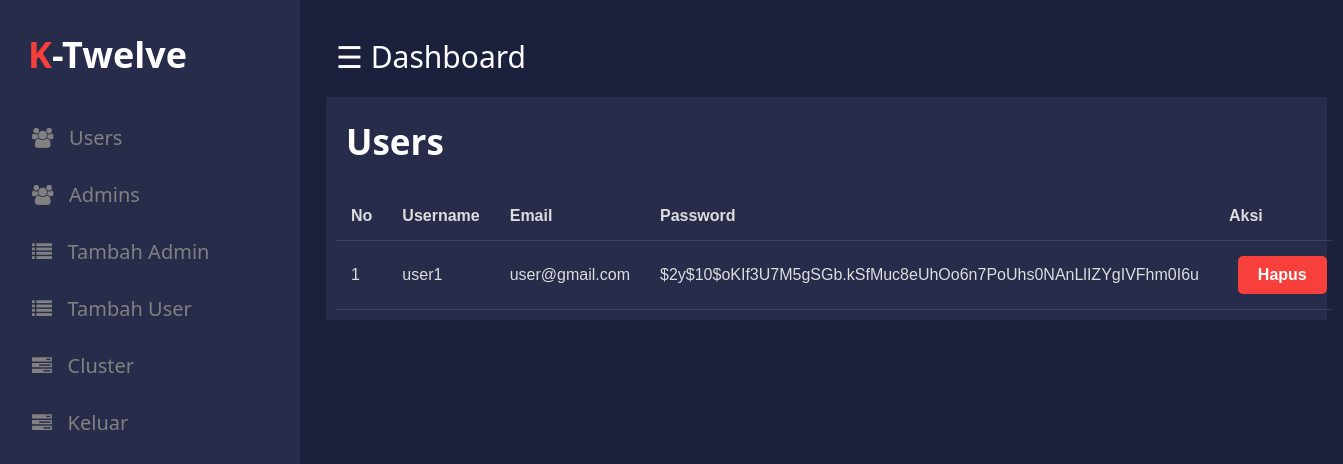
/Admin/user.php (signed in), run on the app's committed database.
### tables this page shows
CREATE TABLE `user` (
  `id` int(11) NOT NULL,
  `username` varchar(50) NOT NULL,
  `email` varchar(100) NOT NULL,
  `password` varchar(255) NOT NULL
);

### Admin/user.php (the view, shortened to what this page needs)
<?php
$connect = mysqli_connect("localhost", "root", "", "statistika");
?>
<!Doctype HTML>
<html>
<head>
	<link rel="stylesheet" href="../Asset/css2/admin.css" type="text/css"/>
	<link rel="stylesheet" href="https://cdnjs.cloudflare.com/ajax/libs/font-awesome/4.7.0/css/font-awesome.min.css">
    <link rel="stylesheet" href="../Asset/css2/daftarAdmin.css">
</head>
<body>
<div id="mySidenav" class="sidenav">
	<p class="logo"><span>K</span>-Twelve</p>
    <a href="user.php"class="icon-a"><i class="fa fa-users icons"></i> &nbsp;&nbsp;Users</a>
    <a href="admin.php"class="icon-a"><i class="fa fa-users icons"></i> &nbsp;&nbsp;Admins</a>
    <a href="daftar_admin.php"class="icon-a"><i class="fa fa-list icons"></i> &nbsp;&nbsp;Tambah Admin</a>
    <a href="daftar_user.php"class="icon-a"><i class="fa fa-list icons"></i> &nbsp;&nbsp;Tambah User</a>
    <a href="cluster.php"class="icon-a"><i class="fa fa-tasks icons"></i> &nbsp;&nbsp;Cluster</a>
    <a href="keluar.php"class="icon-a"><i class="fa fa-tasks icons"></i> &nbsp;&nbsp;Keluar</a>
</div>
<div id="main">
	<div class="head">
        <div class="col-div-6">
            <span style="font-size:30px;cursor:pointer; color: white;" class="nav"  >&#9776; Dashboard</span>
        </div>
    </div>
<div class="col-div-12">
	<div>
		<div class="box">
			<p>Users</p>
			<br/>
			<table id="example">
                <thead >
                    <tr>
                        <th>No</th>
                        <th>Username</th>
                        <th>Email</th>
                        <th>Password</th>
                        <th>Aksi</th>
                    </tr>
                </thead>
                <tbody>
                    <?php
                    $no = 1;
                    $data = mysqli_query($connect, "SELECT * FROM user");
                    while($row = mysqli_fetch_assoc($data)):
                    ?>
                    <tr>
                        <td><?= $no++ ?></td>
                        <td><?= $row['username'] ?></td>
                        <td><?= $row['email'] ?></td>
                        <td><?= $row['password'] ?></td>
                        <td>
                            <form action="" method="POST">
                                <input type="submit" value="Hapus" name="hapus" class="submit">
                            </form>
                        </td>
                    </tr>
                    <?php endwhile; ?>
                </tbody>
            </table>
		</div>
	</div>
</div>
</body>
</html>

### Asset/css2/admin.css (style rules this page uses)
body { margin:0px; padding: 0px; background-color:#1b203d; overflow: auto; font-family: system-ui; }
.logo { margin: 0px; margin-left: 28px; font-weight: bold; color: white; margin-bottom: 30px; }
.logo span { color: #f7403b; }
.sidenav { height: 100%; width: 300px; position: fixed; z-index: 1; top: 0; left: 0; background-color: #272c4a; overflow: hidden; transition: 0.5s; padding-top: 30px; }
.sidenav a { padding: 15px 8px 15px 32px; text-decoration: none; font-size: 20px; color: #818181; display: block; transition: 0.3s; }
.sidenav { position: absolute; top: 0; right: 25px; font-size: 36px; }
#main { transition: margin-left .5s; padding: 16px; margin-left: 300px; }
.head { padding:20px; }
.col-div-6 { width: 50%; float: left; }
.box { width: auto; height: auto; background-color: #272c4a; margin-left: 10px; padding:10px; }
.box p { font-size: 35px; color: white; font-weight: bold; line-height: 30px; padding-left: 10px; margin-top: 20px; display: inline-block; }
table { font-family: arial, sans-serif; border-collapse: collapse; width: 100%; }
td, th { text-align: left; padding:15px; color: #ddd; border-bottom: 1px solid #81818140; }

### Asset/css2/daftarAdmin.css (style rules this page uses)
form { width: 80% !important; margin: 0 auto !important; }
.submit { background-color: #f7403b !important; color: #fff !important; padding: 10px 20px !important; border: none !important; border-radius: 5px !important; font-size: 16px !important; font-weight: bold !important; cursor: pointer !important; transition: background-color 0.3s ease !important; }

### data on the page
user: username "user1", email "user@gmail.com", password "$2y$10$oKIf3U7M5gSGb.kSfMuc8eUhOo6n7PoUhs0NAnLlIZYgIVFhm0I6u"
